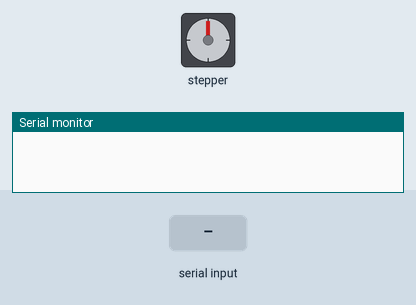
This sketch was run on a simulated Arduino Uno, built with avr-gcc and run on an emulated ATmega328P. On the bench: stepper motor, the last lines printed to the serial monitor. Wiring (inferred from the names in the program): stepper motor driver (200 steps per turn assumed): step pin 2; direction pin 3. The test bench sets the inputs (shaded band).

Above: at 1.2 s.
1.3 s: "90,45\n" received over Serial
At 4.2 s:
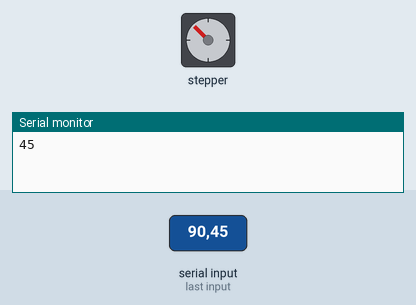
4.3 s: "1,90\n" received over Serial
At 9.9 s:
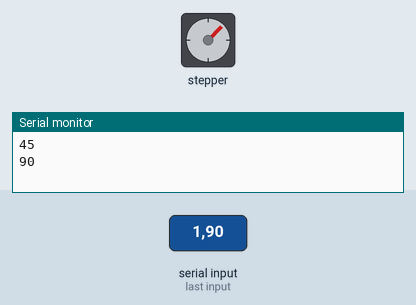
10.3 s: "30,150\n" received over Serial
At 16.0 s:
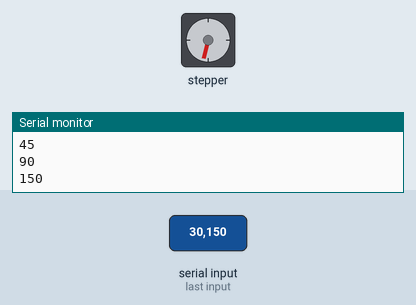
16.3 s: "1,90,45\n" received over Serial
At 20.5 s:
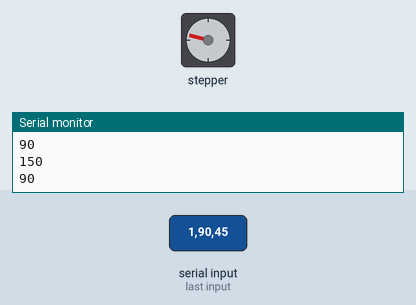
Timing chart, 0 to 22.0 s (numbered marks = the images above; inputs shaded):
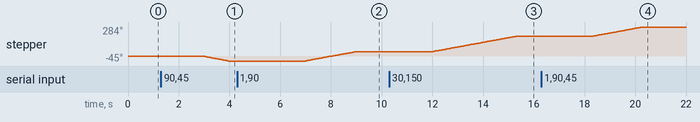

The sketch:

angle_dir_control.ino
```cpp
// angle control

void setup() {
pinMode(2,OUTPUT); //step
pinMode(3,OUTPUT); //dir
Serial.begin(9600);
}

void loop() {
  // FULL STEP MODE - 1.8 degrees per step

 if (Serial.available()){

  int dir = Serial.parseInt();
  if (dir ==1 )
  digitalWrite(3,HIGH); //cw
if (dir == -1)
digitalWrite(3,LOW);

int angle = Serial.parseInt();
 Serial.println(angle);
 int steps = angle/1.8;
  for(int i =0; i<steps ; i++)
  {
    digitalWrite(2,HIGH);
    delay(20);
    digitalWrite(2,LOW);
    delay(20);

  }
 }
  delay(3000);

}
```

Measured:
- after the input at 1.3 s, stepper: keeps turning counter-clockwise at about 47°/s, starting after 1.7 s
- after the input at 4.3 s, stepper: turns 90° clockwise in 2.0 s, starting after 2.7 s
- after the input at 10.3 s, stepper: turns 149° clockwise in 3.3 s, starting after 1.7 s
- after the input at 16.3 s, stepper: turns 90° clockwise in 2.0 s, starting after 2.0 s
